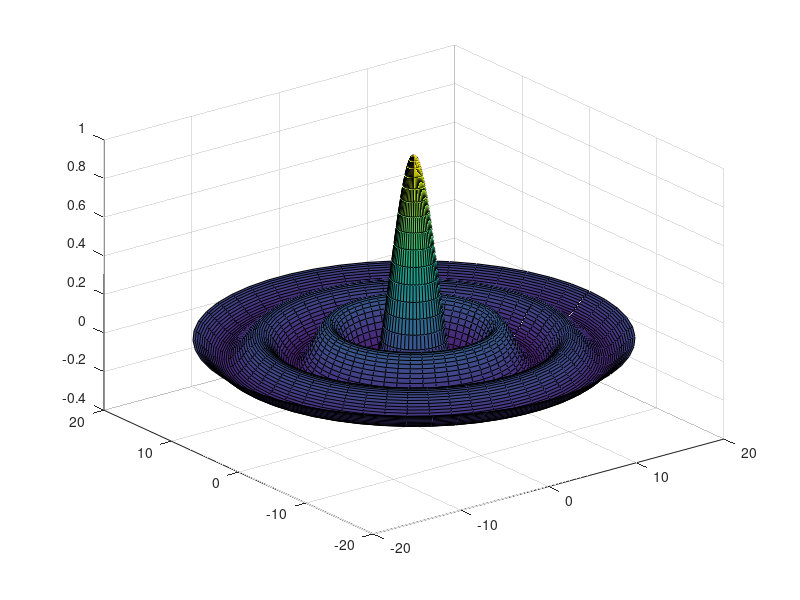

Recreate this plot in MATLAB.
function cylindrical

R_max = 20
stepR = 0.2
steps = 50

[R,THETA] = meshgrid(0:stepR:R_max, 0:6.28/steps:6.28);

% enter Z as a function of R and THETA here
Z = sin(R)./R

X = R.*cos(THETA)
Y = R.*sin(THETA)

surf(X,Y,Z)
 % cylindrical coordinates

end